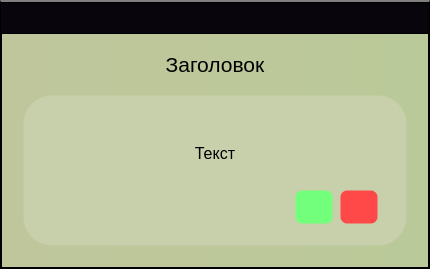
<?xml version="1.0" encoding="UTF-8"?>
<ui version="4.0">
 <class>Dialog</class>
 <widget class="QDialog" name="Dialog">
  <property name="geometry">
   <rect>
    <x>0</x>
    <y>0</y>
    <width>430</width>
    <height>269</height>
   </rect>
  </property>
  <property name="windowTitle">
   <string>Dialog</string>
  </property>
  <property name="styleSheet">
   <string notr="true">*{
background-color:qlineargradient(spread:pad, x1:0, y1:0, x2:1, y2:0, stop:0 rgba(191, 198, 155, 255), stop:1 rgba(186, 201, 153, 255));
}
QTabWidget::pane {
 border: 0;
 }

QPushButton{
background-color:white;
color:black;
height:30px;
}
QTableWidget{
background-color:#071e26;
}
QTextBrowser{
background-color:#071e26;
}
Qlabel{
}
QScrollBar:vertical {
            border: 1px solid rgb(200, 208, 171);
			border-radius: 5px;
            background-color:#C8D0AB;
            width:18px;    
            margin: 0px px 3px 0px;
        }
        QScrollBar::handle:vertical {         
            min-height: 0px;
            border-top: 2px solid black;
		border-bottom: 2px solid black;
            border-radius: 4px;
            background-color: rgb(186, 201, 153);
			margin-top:-1px;
        }
QScrollBar::handle:vertical:hover {         
           background-color: #E1E5C3;
        }
QScrollBar::handle:vertical:pressed {         
           background-color:#FBFFD8;
        }

        QScrollBar::add-line:vertical {       
            height: 0px;
            subcontrol-position: bottom;
            subcontrol-origin: margin;
        }
        QScrollBar::sub-line:vertical {
            height: 0px;
            subcontrol-position: top;
            subcontrol-origin: margin;
        }

#centralwidget{
	background-color: black;
}
QPushButton{
background-color: white;
border-radius: 20px;
}
QTableWidget{
background-color:black;
}

MainWindow{
	border-radius: 10px;
}
#centralwidget{
border-top:2px solid gray;
}</string>
  </property>
  <layout class="QGridLayout" name="gridLayout_3">
   <property name="leftMargin">
    <number>0</number>
   </property>
   <property name="topMargin">
    <number>0</number>
   </property>
   <property name="rightMargin">
    <number>0</number>
   </property>
   <property name="bottomMargin">
    <number>0</number>
   </property>
   <property name="spacing">
    <number>0</number>
   </property>
   <item row="0" column="0">
    <widget class="QFrame" name="centralwidget">
     <property name="frameShape">
      <enum>QFrame::StyledPanel</enum>
     </property>
     <property name="frameShadow">
      <enum>QFrame::Raised</enum>
     </property>
     <layout class="QGridLayout" name="gridLayout_2">
      <property name="leftMargin">
       <number>0</number>
      </property>
      <property name="topMargin">
       <number>0</number>
      </property>
      <property name="rightMargin">
       <number>0</number>
      </property>
      <property name="bottomMargin">
       <number>0</number>
      </property>
      <property name="spacing">
       <number>0</number>
      </property>
      <item row="0" column="0">
       <widget class="QFrame" name="header_frame">
        <property name="minimumSize">
         <size>
          <width>0</width>
          <height>31</height>
         </size>
        </property>
        <property name="maximumSize">
         <size>
          <width>16777215</width>
          <height>29</height>
         </size>
        </property>
        <property name="styleSheet">
         <string notr="true">background-color: rgb(9, 5, 13);</string>
        </property>
        <property name="frameShape">
         <enum>QFrame::StyledPanel</enum>
        </property>
        <property name="frameShadow">
         <enum>QFrame::Raised</enum>
        </property>
        <layout class="QHBoxLayout" name="horizontalLayout_7">
         <property name="spacing">
          <number>0</number>
         </property>
         <property name="leftMargin">
          <number>0</number>
         </property>
         <property name="topMargin">
          <number>0</number>
         </property>
         <property name="rightMargin">
          <number>0</number>
         </property>
         <property name="bottomMargin">
          <number>0</number>
         </property>
         <item alignment="Qt::AlignRight">
          <widget class="QFrame" name="frame_11">
           <property name="minimumSize">
            <size>
             <width>95</width>
             <height>0</height>
            </size>
           </property>
           <property name="styleSheet">
            <string notr="true"/>
           </property>
           <property name="frameShape">
            <enum>QFrame::StyledPanel</enum>
           </property>
           <property name="frameShadow">
            <enum>QFrame::Raised</enum>
           </property>
           <layout class="QHBoxLayout" name="horizontalLayout_8">
            <property name="spacing">
             <number>0</number>
            </property>
            <property name="leftMargin">
             <number>0</number>
            </property>
            <property name="topMargin">
             <number>0</number>
            </property>
            <property name="rightMargin">
             <number>0</number>
            </property>
            <property name="bottomMargin">
             <number>2</number>
            </property>
            <item alignment="Qt::AlignRight">
             <widget class="QPushButton" name="close_window_button">
              <property name="minimumSize">
               <size>
                <width>49</width>
                <height>0</height>
               </size>
              </property>
              <property name="maximumSize">
               <size>
                <width>16777215</width>
                <height>16777215</height>
               </size>
              </property>
              <property name="styleSheet">
               <string notr="true">#close_window_button:hover {
   background: red;
   border: 2px solid #d0d0d0;
	border-radius: 4px
}</string>
              </property>
              <property name="text">
               <string/>
              </property>
              <property name="icon">
               <iconset resource="icons/icons.qrc">
                <normaloff>:/icons/icons_images/bar_x.svg</normaloff>:/icons/icons_images/bar_x.svg</iconset>
              </property>
             </widget>
            </item>
           </layout>
          </widget>
         </item>
        </layout>
       </widget>
      </item>
      <item row="1" column="0">
       <widget class="QFrame" name="frame">
        <property name="frameShape">
         <enum>QFrame::StyledPanel</enum>
        </property>
        <property name="frameShadow">
         <enum>QFrame::Raised</enum>
        </property>
        <layout class="QGridLayout" name="gridLayout_4">
         <property name="leftMargin">
          <number>20</number>
         </property>
         <property name="topMargin">
          <number>10</number>
         </property>
         <property name="rightMargin">
          <number>20</number>
         </property>
         <property name="bottomMargin">
          <number>20</number>
         </property>
         <property name="horizontalSpacing">
          <number>20</number>
         </property>
         <property name="verticalSpacing">
          <number>10</number>
         </property>
         <item row="1" column="0">
          <widget class="QFrame" name="frame_2">
           <property name="styleSheet">
            <string notr="true">*{
background-color:#C8D0AB;
border: 3px solid transparent;
border-radius:30px;
}
QLineEdit{
background-color:rgb(186, 201, 153);
min-height:28px;
border-radius:8px;
selection-color: black; 
selection-background-color: rgb(225, 229, 195);
}
QTextBrowser{
background-color:rgb(186, 201, 153);
min-height:28px;
border-radius:8px;
selection-color: black; 
selection-background-color: rgb(225, 229, 195);
}

#label_price_error{
border: 0px solid transparent;
border-radius:0px;
color:red;
min-height:15px;
max-height:20px;
margin-left:5px;
}

#label_text_error{
border: 0px solid transparent;
border-radius:0px;
color:red;
min-height:15px;
max-height:20px;
margin-left:5px;
}</string>
           </property>
           <property name="frameShape">
            <enum>QFrame::StyledPanel</enum>
           </property>
           <property name="frameShadow">
            <enum>QFrame::Raised</enum>
           </property>
           <layout class="QGridLayout" name="gridLayout">
            <property name="leftMargin">
             <number>20</number>
            </property>
            <property name="topMargin">
             <number>20</number>
            </property>
            <property name="rightMargin">
             <number>20</number>
            </property>
            <property name="bottomMargin">
             <number>10</number>
            </property>
            <property name="spacing">
             <number>20</number>
            </property>
            <item row="2" column="0">
             <widget class="QFrame" name="frame_39">
              <property name="sizePolicy">
               <sizepolicy hsizetype="Expanding" vsizetype="Preferred">
                <horstretch>0</horstretch>
                <verstretch>0</verstretch>
               </sizepolicy>
              </property>
              <property name="minimumSize">
               <size>
                <width>0</width>
                <height>0</height>
               </size>
              </property>
              <property name="font">
               <font>
                <family>a_FuturaRoundTitulSh</family>
                <pointsize>10</pointsize>
                <weight>75</weight>
                <bold>true</bold>
               </font>
              </property>
              <property name="styleSheet">
               <string notr="true">*{
background-color:#C8D0AB;
border: 3px solid transparent;
border-radius:30px;
}
QLineEdit{
background-color:rgb(186, 201, 153);
min-height:28px;
border-radius:8px;
selection-color: black; 
selection-background-color: rgb(225, 229, 195);
}
QTextBrowser{
background-color:rgb(186, 201, 153);
min-height:28px;
border-radius:8px;
selection-color: black; 
selection-background-color: rgb(225, 229, 195);
}

#label_price_error{
border: 0px solid transparent;
border-radius:0px;
color:red;
min-height:15px;
max-height:20px;
margin-left:5px;
}

#label_text_error{
border: 0px solid transparent;
border-radius:0px;
color:red;
min-height:15px;
max-height:20px;
margin-left:5px;
}</string>
              </property>
              <property name="frameShape">
               <enum>QFrame::StyledPanel</enum>
              </property>
              <property name="frameShadow">
               <enum>QFrame::Raised</enum>
              </property>
              <layout class="QVBoxLayout" name="verticalLayout_14">
               <property name="spacing">
                <number>0</number>
               </property>
               <property name="leftMargin">
                <number>0</number>
               </property>
               <property name="topMargin">
                <number>0</number>
               </property>
               <property name="rightMargin">
                <number>0</number>
               </property>
               <property name="bottomMargin">
                <number>0</number>
               </property>
               <item>
                <widget class="QLabel" name="label_2">
                 <property name="maximumSize">
                  <size>
                   <width>16777215</width>
                   <height>60</height>
                  </size>
                 </property>
                 <property name="font">
                  <font>
                   <pointsize>12</pointsize>
                  </font>
                 </property>
                 <property name="text">
                  <string>Текст</string>
                 </property>
                 <property name="alignment">
                  <set>Qt::AlignCenter</set>
                 </property>
                </widget>
               </item>
               <item alignment="Qt::AlignRight">
                <widget class="QFrame" name="frame_3">
                 <property name="sizePolicy">
                  <sizepolicy hsizetype="Preferred" vsizetype="Fixed">
                   <horstretch>0</horstretch>
                   <verstretch>0</verstretch>
                  </sizepolicy>
                 </property>
                 <property name="minimumSize">
                  <size>
                   <width>0</width>
                   <height>0</height>
                  </size>
                 </property>
                 <property name="styleSheet">
                  <string notr="true">*{
background-color:transparent;
border: 3px solid transparent;
}
QPushButton {
border-radius:8px;
}

</string>
                 </property>
                 <property name="frameShape">
                  <enum>QFrame::StyledPanel</enum>
                 </property>
                 <property name="frameShadow">
                  <enum>QFrame::Raised</enum>
                 </property>
                 <layout class="QHBoxLayout" name="horizontalLayout">
                  <property name="spacing">
                   <number>5</number>
                  </property>
                  <property name="leftMargin">
                   <number>0</number>
                  </property>
                  <property name="topMargin">
                   <number>0</number>
                  </property>
                  <property name="rightMargin">
                   <number>0</number>
                  </property>
                  <property name="bottomMargin">
                   <number>0</number>
                  </property>
                  <item>
                   <widget class="QPushButton" name="pushButton_8">
                    <property name="enabled">
                     <bool>true</bool>
                    </property>
                    <property name="minimumSize">
                     <size>
                      <width>40</width>
                      <height>35</height>
                     </size>
                    </property>
                    <property name="maximumSize">
                     <size>
                      <width>40</width>
                      <height>16777215</height>
                     </size>
                    </property>
                    <property name="font">
                     <font>
                      <pointsize>11</pointsize>
                     </font>
                    </property>
                    <property name="styleSheet">
                     <string notr="true">QPushButton:enabled{
background-color:rgb(114, 255, 123);
}
QPushButton:disabled{
background-color:rgb(188, 198, 161);
}
QPushButton:hover{
background-color:rgb(46, 239, 46);
}
QPushButton:pressed{
background-color:rgb(122, 255, 101);
}
</string>
                    </property>
                    <property name="text">
                     <string/>
                    </property>
                    <property name="icon">
                     <iconset resource="icons/icons.qrc">
                      <normaloff>:/icons/icons_images/check-square.svg</normaloff>:/icons/icons_images/check-square.svg</iconset>
                    </property>
                    <property name="iconSize">
                     <size>
                      <width>20</width>
                      <height>20</height>
                     </size>
                    </property>
                   </widget>
                  </item>
                  <item>
                   <widget class="QPushButton" name="pushButton_9">
                    <property name="enabled">
                     <bool>true</bool>
                    </property>
                    <property name="minimumSize">
                     <size>
                      <width>40</width>
                      <height>35</height>
                     </size>
                    </property>
                    <property name="maximumSize">
                     <size>
                      <width>40</width>
                      <height>16777215</height>
                     </size>
                    </property>
                    <property name="font">
                     <font>
                      <pointsize>11</pointsize>
                     </font>
                    </property>
                    <property name="styleSheet">
                     <string notr="true">QPushButton:enabled{
background-color:rgb(255, 73, 73);
}
QPushButton:disabled{
background-color:rgb(188, 198, 161);
}
QPushButton:hover{
background-color:rgb(255, 0, 0);
}
QPushButton:pressed{
background-color:rgb(255, 73, 73);
}
</string>
                    </property>
                    <property name="text">
                     <string/>
                    </property>
                    <property name="icon">
                     <iconset resource="icons/icons.qrc">
                      <normaloff>:/icons/icons_images/x-square.svg</normaloff>:/icons/icons_images/x-square.svg</iconset>
                    </property>
                    <property name="iconSize">
                     <size>
                      <width>20</width>
                      <height>20</height>
                     </size>
                    </property>
                   </widget>
                  </item>
                 </layout>
                </widget>
               </item>
              </layout>
             </widget>
            </item>
           </layout>
          </widget>
         </item>
         <item row="0" column="0">
          <widget class="QLabel" name="label">
           <property name="minimumSize">
            <size>
             <width>0</width>
             <height>40</height>
            </size>
           </property>
           <property name="maximumSize">
            <size>
             <width>16777215</width>
             <height>40</height>
            </size>
           </property>
           <property name="font">
            <font>
             <pointsize>16</pointsize>
            </font>
           </property>
           <property name="styleSheet">
            <string notr="true">background-color:transparent;</string>
           </property>
           <property name="text">
            <string>Заголовок</string>
           </property>
           <property name="alignment">
            <set>Qt::AlignCenter</set>
           </property>
          </widget>
         </item>
        </layout>
       </widget>
      </item>
     </layout>
    </widget>
   </item>
  </layout>
 </widget>
 <resources>
  <include location="icons/icons.qrc"/>
 </resources>
 <connections/>
</ui>
